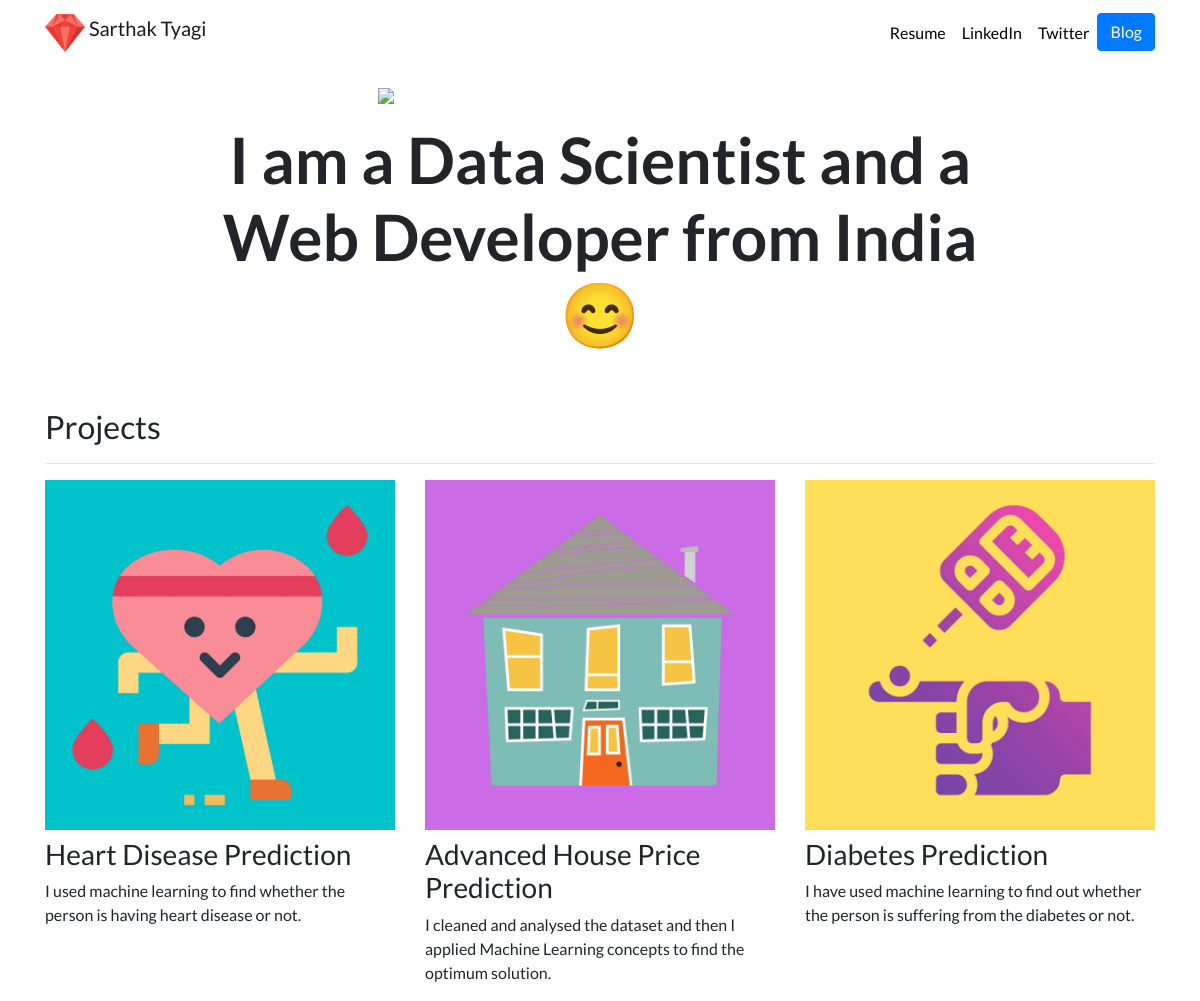
The page / on the database its author committed.
### portfolio/models.py (models this page shows, shortened)
class Project(models.Model):
    title = models.CharField(max_length=100)
    description = models.CharField(max_length=250)
    image = models.ImageField(upload_to='portfolio/images/')
    url = models.URLField(blank=True)

### portfolio/views.py (the view)
# urls.py: 2. Add a URL to urlpatterns:  path('', views.home, name='home')
def home(request):
    projects = Project.objects.all()
    return render(request, 'portfolio/home.html', {'projects': projects})

### portfolio/templates/portfolio/home.html
{% extends "portfolio/base.html" %}
{% load static %}
{% block content %}
<div class="row justify-content-center my-3">
    <div class="col-5">
        <img src="{% static 'portfolio/sarthak.jpg' %}" class="img-fluid">
    </div>
</div>
<div class="row justify-content-center mb-3">
    <div class="col-md-9 text-center">
        <h1 id="hometext" class="font-weight-bold">I am a Data Scientist and a Web Developer from India 😊</h1>
    </div>
</div>
<h2 class="mt-5">Projects</h2>
<hr>
<div class="row">
    {% for project in projects %}
    <div class="col-lg-4 col-md-6">
        {% if project.url %}
        <a href="{{ project.url }}">
            <img src="{{ project.image.url }}" class="img-fluid mb-2">
        </a>
        {% else %}
        <img src="{{ project.image.url }}" class="img-fluid mb-2">
        {% endif %}
        <h3>{{ project.title }}</h3>
        <p>{{ project.description }}</p>
    </div>
    {% endfor %}
</div>
{% endblock %}

### portfolio/templates/portfolio/base.html (shortened to what this page needs)
{% load static %}
<!doctype html>
<html lang="en">
<head>
  <link rel="stylesheet" href="https://stackpath.bootstrapcdn.com/bootstrap/4.4.1/css/bootstrap.min.css"
>
  <link rel="stylesheet" href="{% static "portfolio/custom.css" %}">
</head>
<body>
  <nav id="topNav" class="navbar navbar-expand-md navbar-light">
    <div class="container">
      <a class="navbar-brand" href="{% url 'home' %}">
        <img src="{% static "portfolio/Logo.png" %}" width="40" height="40" class="d-inline-block align-top"
          alt="Sarthak's Logo">
        <span>Sarthak Tyagi</span>
      </a>
      <div class="collapse navbar-collapse text-center" id="navbarNav">
        <ul class="navbar-nav ml-auto">
          <li class="nav-item">
            <a class="nav-link" href="{% static "portfolio/resume.pdf" %}">Resume</a>
          </li>
          <li class="nav-item">
            <a class="nav-link" href="https://www.linkedin.com/in/sarthak-tyagi/" target="_blank">LinkedIn</a>
          </li>
          <li class="nav-item">
            <a class="nav-link" href="https://twitter.com/thesarthaktyagi" target="_blank">Twitter</a>
          </li>
          <li>
            <a role="button" href="{% url 'blog:all_blogs' %}" class="btn btn-primary">Blog</a>
          </li>
        </ul>
      </div>
    </div>
  </nav>
  <div class="container">
    {% block content %}{% endblock %}
  </div>
</body>
</html>

### portfolio/static/portfolio/custom.css (style rules this page uses)
.navbar-nav .nav-link { color: rgba(0,0,0,1) !important; }
body { font-family: 'Lato', sans-serif; }
@media (min-width: 992px) { #hometext { font-size: 4rem; } }

### rows shown on the page
Project: image (picture), title "Heart Disease Prediction", description "I used machine learning to find whether the person is having heart disease or not."
Project: image (picture), title "Advanced House Price Prediction", description "I cleaned and analysed the dataset and then I applied Machine Learning concepts to find the optimum solution."
Project: image (picture), title "Diabetes Prediction", description "I have used machine learning to find out whether the person is suffering from the diabetes or not."
